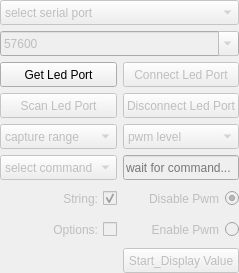
<?xml version="1.0" encoding="UTF-8"?>
<ui version="4.0">
 <class>LedAnalyserModuleA</class>
 <widget class="QFrame" name="LedAnalyserModuleA">
  <property name="geometry">
   <rect>
    <x>0</x>
    <y>0</y>
    <width>239</width>
    <height>273</height>
   </rect>
  </property>
  <property name="windowTitle">
   <string>Frame</string>
  </property>
  <layout class="QGridLayout" name="gridLayout" columnstretch="1,1">
   <property name="leftMargin">
    <number>0</number>
   </property>
   <property name="topMargin">
    <number>0</number>
   </property>
   <property name="rightMargin">
    <number>0</number>
   </property>
   <property name="bottomMargin">
    <number>0</number>
   </property>
   <item row="2" column="0">
    <widget class="QPushButton" name="pushButton_90">
     <property name="sizePolicy">
      <sizepolicy hsizetype="Minimum" vsizetype="Minimum">
       <horstretch>0</horstretch>
       <verstretch>0</verstretch>
      </sizepolicy>
     </property>
     <property name="minimumSize">
      <size>
       <width>50</width>
       <height>25</height>
      </size>
     </property>
     <property name="maximumSize">
      <size>
       <width>16777215</width>
       <height>25</height>
      </size>
     </property>
     <property name="text">
      <string>Get Led Port</string>
     </property>
    </widget>
   </item>
   <item row="2" column="1">
    <widget class="QPushButton" name="pushButton_89">
     <property name="enabled">
      <bool>false</bool>
     </property>
     <property name="sizePolicy">
      <sizepolicy hsizetype="Minimum" vsizetype="Minimum">
       <horstretch>0</horstretch>
       <verstretch>0</verstretch>
      </sizepolicy>
     </property>
     <property name="minimumSize">
      <size>
       <width>50</width>
       <height>25</height>
      </size>
     </property>
     <property name="maximumSize">
      <size>
       <width>16777215</width>
       <height>25</height>
      </size>
     </property>
     <property name="text">
      <string>Connect Led Port</string>
     </property>
    </widget>
   </item>
   <item row="3" column="0">
    <widget class="QPushButton" name="pushButton_91">
     <property name="enabled">
      <bool>false</bool>
     </property>
     <property name="sizePolicy">
      <sizepolicy hsizetype="Minimum" vsizetype="Minimum">
       <horstretch>0</horstretch>
       <verstretch>0</verstretch>
      </sizepolicy>
     </property>
     <property name="minimumSize">
      <size>
       <width>50</width>
       <height>25</height>
      </size>
     </property>
     <property name="maximumSize">
      <size>
       <width>16777215</width>
       <height>25</height>
      </size>
     </property>
     <property name="text">
      <string>Scan Led Port</string>
     </property>
    </widget>
   </item>
   <item row="3" column="1">
    <widget class="QPushButton" name="pushButton_92">
     <property name="enabled">
      <bool>false</bool>
     </property>
     <property name="sizePolicy">
      <sizepolicy hsizetype="Minimum" vsizetype="Minimum">
       <horstretch>0</horstretch>
       <verstretch>0</verstretch>
      </sizepolicy>
     </property>
     <property name="minimumSize">
      <size>
       <width>50</width>
       <height>25</height>
      </size>
     </property>
     <property name="maximumSize">
      <size>
       <width>16777215</width>
       <height>25</height>
      </size>
     </property>
     <property name="text">
      <string>Disconnect Led Port</string>
     </property>
    </widget>
   </item>
   <item row="4" column="0">
    <widget class="QComboBox" name="comboBox_27">
     <property name="enabled">
      <bool>false</bool>
     </property>
     <property name="sizePolicy">
      <sizepolicy hsizetype="Minimum" vsizetype="Minimum">
       <horstretch>0</horstretch>
       <verstretch>0</verstretch>
      </sizepolicy>
     </property>
     <property name="minimumSize">
      <size>
       <width>50</width>
       <height>25</height>
      </size>
     </property>
     <property name="maximumSize">
      <size>
       <width>16777215</width>
       <height>25</height>
      </size>
     </property>
     <item>
      <property name="text">
       <string>capture range</string>
      </property>
     </item>
     <item>
      <property name="text">
       <string>low</string>
      </property>
     </item>
     <item>
      <property name="text">
       <string>medium</string>
      </property>
     </item>
     <item>
      <property name="text">
       <string>high</string>
      </property>
     </item>
     <item>
      <property name="text">
       <string>super</string>
      </property>
     </item>
     <item>
      <property name="text">
       <string>ultra</string>
      </property>
     </item>
    </widget>
   </item>
   <item row="4" column="1">
    <widget class="QComboBox" name="comboBox_29">
     <property name="enabled">
      <bool>false</bool>
     </property>
     <property name="sizePolicy">
      <sizepolicy hsizetype="Minimum" vsizetype="Minimum">
       <horstretch>0</horstretch>
       <verstretch>0</verstretch>
      </sizepolicy>
     </property>
     <property name="minimumSize">
      <size>
       <width>50</width>
       <height>25</height>
      </size>
     </property>
     <property name="maximumSize">
      <size>
       <width>16777215</width>
       <height>25</height>
      </size>
     </property>
     <item>
      <property name="text">
       <string>pwm level</string>
      </property>
     </item>
     <item>
      <property name="text">
       <string>level - 01</string>
      </property>
     </item>
     <item>
      <property name="text">
       <string>level - 02</string>
      </property>
     </item>
     <item>
      <property name="text">
       <string>level - 03</string>
      </property>
     </item>
     <item>
      <property name="text">
       <string>level - 04</string>
      </property>
     </item>
     <item>
      <property name="text">
       <string>level - 05</string>
      </property>
     </item>
     <item>
      <property name="text">
       <string>level - 06</string>
      </property>
     </item>
     <item>
      <property name="text">
       <string>level - 07</string>
      </property>
     </item>
     <item>
      <property name="text">
       <string>level - 08</string>
      </property>
     </item>
     <item>
      <property name="text">
       <string>level - 09</string>
      </property>
     </item>
     <item>
      <property name="text">
       <string>level - 10</string>
      </property>
     </item>
     <item>
      <property name="text">
       <string>level - 11</string>
      </property>
     </item>
     <item>
      <property name="text">
       <string>level - 12</string>
      </property>
     </item>
     <item>
      <property name="text">
       <string>level - 13</string>
      </property>
     </item>
     <item>
      <property name="text">
       <string>level - 14</string>
      </property>
     </item>
     <item>
      <property name="text">
       <string>level - 15</string>
      </property>
     </item>
    </widget>
   </item>
   <item row="5" column="0">
    <widget class="QComboBox" name="comboBox_30">
     <property name="enabled">
      <bool>false</bool>
     </property>
     <property name="sizePolicy">
      <sizepolicy hsizetype="Minimum" vsizetype="Minimum">
       <horstretch>0</horstretch>
       <verstretch>0</verstretch>
      </sizepolicy>
     </property>
     <property name="minimumSize">
      <size>
       <width>50</width>
       <height>25</height>
      </size>
     </property>
     <property name="maximumSize">
      <size>
       <width>16777215</width>
       <height>25</height>
      </size>
     </property>
     <item>
      <property name="text">
       <string>select command</string>
      </property>
     </item>
     <item>
      <property name="text">
       <string>help</string>
      </property>
     </item>
     <item>
      <property name="text">
       <string>version</string>
      </property>
     </item>
     <item>
      <property name="text">
       <string>hardware</string>
      </property>
     </item>
     <item>
      <property name="text">
       <string>serialnumber</string>
      </property>
     </item>
    </widget>
   </item>
   <item row="5" column="1">
    <widget class="QLineEdit" name="lineEdit_52">
     <property name="enabled">
      <bool>false</bool>
     </property>
     <property name="sizePolicy">
      <sizepolicy hsizetype="Minimum" vsizetype="Minimum">
       <horstretch>0</horstretch>
       <verstretch>0</verstretch>
      </sizepolicy>
     </property>
     <property name="minimumSize">
      <size>
       <width>50</width>
       <height>25</height>
      </size>
     </property>
     <property name="maximumSize">
      <size>
       <width>800</width>
       <height>25</height>
      </size>
     </property>
     <property name="placeholderText">
      <string>wait for command...</string>
     </property>
    </widget>
   </item>
   <item row="6" column="0">
    <widget class="QCheckBox" name="checkBox_33">
     <property name="enabled">
      <bool>false</bool>
     </property>
     <property name="sizePolicy">
      <sizepolicy hsizetype="Minimum" vsizetype="Minimum">
       <horstretch>0</horstretch>
       <verstretch>0</verstretch>
      </sizepolicy>
     </property>
     <property name="minimumSize">
      <size>
       <width>50</width>
       <height>25</height>
      </size>
     </property>
     <property name="maximumSize">
      <size>
       <width>16777215</width>
       <height>25</height>
      </size>
     </property>
     <property name="layoutDirection">
      <enum>Qt::RightToLeft</enum>
     </property>
     <property name="text">
      <string>String:</string>
     </property>
     <property name="checked">
      <bool>true</bool>
     </property>
    </widget>
   </item>
   <item row="6" column="1">
    <widget class="QRadioButton" name="radioButton_4">
     <property name="enabled">
      <bool>false</bool>
     </property>
     <property name="sizePolicy">
      <sizepolicy hsizetype="Minimum" vsizetype="Minimum">
       <horstretch>0</horstretch>
       <verstretch>0</verstretch>
      </sizepolicy>
     </property>
     <property name="minimumSize">
      <size>
       <width>50</width>
       <height>25</height>
      </size>
     </property>
     <property name="maximumSize">
      <size>
       <width>16777215</width>
       <height>25</height>
      </size>
     </property>
     <property name="layoutDirection">
      <enum>Qt::RightToLeft</enum>
     </property>
     <property name="text">
      <string>Disable Pwm</string>
     </property>
     <property name="checkable">
      <bool>true</bool>
     </property>
     <property name="checked">
      <bool>true</bool>
     </property>
    </widget>
   </item>
   <item row="7" column="0">
    <widget class="QCheckBox" name="checkBox_32">
     <property name="enabled">
      <bool>false</bool>
     </property>
     <property name="sizePolicy">
      <sizepolicy hsizetype="Minimum" vsizetype="Minimum">
       <horstretch>0</horstretch>
       <verstretch>0</verstretch>
      </sizepolicy>
     </property>
     <property name="minimumSize">
      <size>
       <width>50</width>
       <height>25</height>
      </size>
     </property>
     <property name="maximumSize">
      <size>
       <width>16777215</width>
       <height>25</height>
      </size>
     </property>
     <property name="layoutDirection">
      <enum>Qt::RightToLeft</enum>
     </property>
     <property name="text">
      <string>Options:</string>
     </property>
     <property name="checked">
      <bool>false</bool>
     </property>
    </widget>
   </item>
   <item row="7" column="1">
    <widget class="QRadioButton" name="radioButton_3">
     <property name="enabled">
      <bool>false</bool>
     </property>
     <property name="sizePolicy">
      <sizepolicy hsizetype="Minimum" vsizetype="Minimum">
       <horstretch>0</horstretch>
       <verstretch>0</verstretch>
      </sizepolicy>
     </property>
     <property name="minimumSize">
      <size>
       <width>50</width>
       <height>25</height>
      </size>
     </property>
     <property name="maximumSize">
      <size>
       <width>16777215</width>
       <height>25</height>
      </size>
     </property>
     <property name="layoutDirection">
      <enum>Qt::RightToLeft</enum>
     </property>
     <property name="text">
      <string>Enable Pwm</string>
     </property>
    </widget>
   </item>
   <item row="8" column="1">
    <widget class="QPushButton" name="pushButton_94">
     <property name="enabled">
      <bool>false</bool>
     </property>
     <property name="sizePolicy">
      <sizepolicy hsizetype="Minimum" vsizetype="Minimum">
       <horstretch>0</horstretch>
       <verstretch>0</verstretch>
      </sizepolicy>
     </property>
     <property name="minimumSize">
      <size>
       <width>50</width>
       <height>25</height>
      </size>
     </property>
     <property name="maximumSize">
      <size>
       <width>16777215</width>
       <height>25</height>
      </size>
     </property>
     <property name="text">
      <string>Start_Display Value</string>
     </property>
    </widget>
   </item>
   <item row="0" column="0" colspan="2">
    <widget class="QComboBox" name="comboBox_26">
     <property name="enabled">
      <bool>false</bool>
     </property>
     <property name="sizePolicy">
      <sizepolicy hsizetype="Minimum" vsizetype="Minimum">
       <horstretch>0</horstretch>
       <verstretch>0</verstretch>
      </sizepolicy>
     </property>
     <property name="minimumSize">
      <size>
       <width>100</width>
       <height>25</height>
      </size>
     </property>
     <property name="maximumSize">
      <size>
       <width>16777215</width>
       <height>25</height>
      </size>
     </property>
     <item>
      <property name="text">
       <string>select serial port</string>
      </property>
     </item>
    </widget>
   </item>
   <item row="1" column="0" colspan="2">
    <widget class="QComboBox" name="comboBox_36">
     <property name="enabled">
      <bool>false</bool>
     </property>
     <property name="sizePolicy">
      <sizepolicy hsizetype="Minimum" vsizetype="Minimum">
       <horstretch>0</horstretch>
       <verstretch>0</verstretch>
      </sizepolicy>
     </property>
     <property name="minimumSize">
      <size>
       <width>100</width>
       <height>25</height>
      </size>
     </property>
     <property name="maximumSize">
      <size>
       <width>16777215</width>
       <height>25</height>
      </size>
     </property>
     <property name="editable">
      <bool>true</bool>
     </property>
     <item>
      <property name="text">
       <string>57600</string>
      </property>
     </item>
     <item>
      <property name="text">
       <string>19200</string>
      </property>
     </item>
    </widget>
   </item>
  </layout>
 </widget>
 <resources/>
 <connections/>
</ui>
